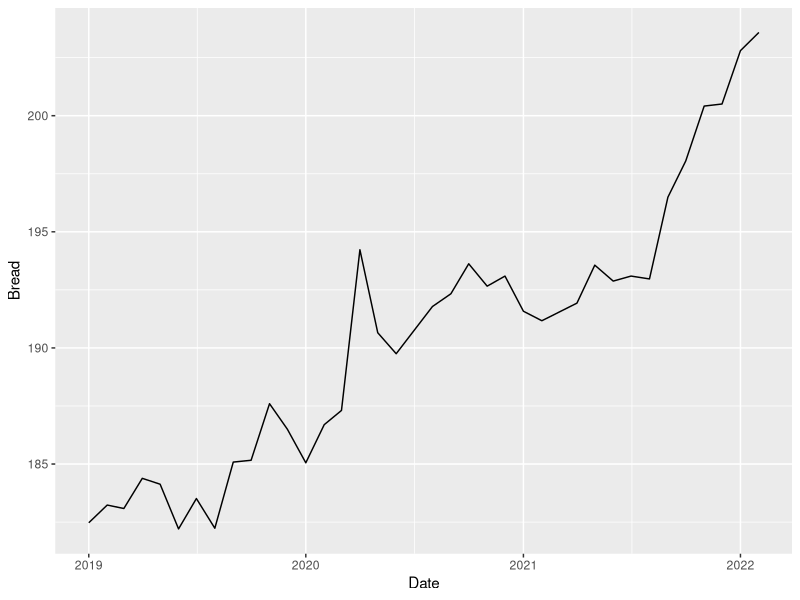
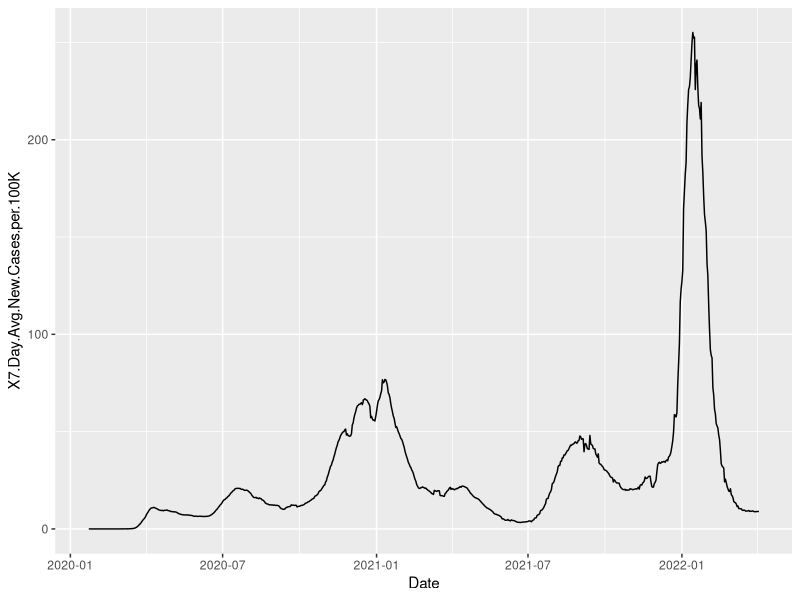

R code for these plots, in order:
## ---- chunk 1
knitr::opts_chunk$set(echo = TRUE)
## ---- chunk 2
library(tidyverse)
library(zoo)
library(dslabs)
library(caret)
library(stringr)
library(ggplot2)
library(dplyr)
CPI_data <- read.csv("CPI_data.csv")
Covid_data <- read.csv("trends_in_covid19_cases_and_deaths_in_the_us_reported_to_cdc_by_population_factors.csv")

## ---- chunk 3
Clean_Covid_Data <- Covid_data %>% filter(Classification == "Metro_Rural") %>% filter(Category == 1)
Clean_Covid_Data <- Clean_Covid_Data %>% mutate(Date = as.Date(Clean_Covid_Data$Date, format = "%m/%d/%Y")) 

CPI_data <- CPI_data %>%  mutate(Date = as.Date(as.yearmon(CPI_data$Date, format = '%Y-%B')))

All_Data <- inner_join(CPI_data, Clean_Covid_Data)
## ---- chunk 4
CPI_data %>% ggplot(aes(Date, Bread)) + geom_line()

Clean_Covid_Data  %>% ggplot(aes(Date, X7.Day.Avg.New.Cases.per.100K)) + geom_line()
## ---- chunk 5
